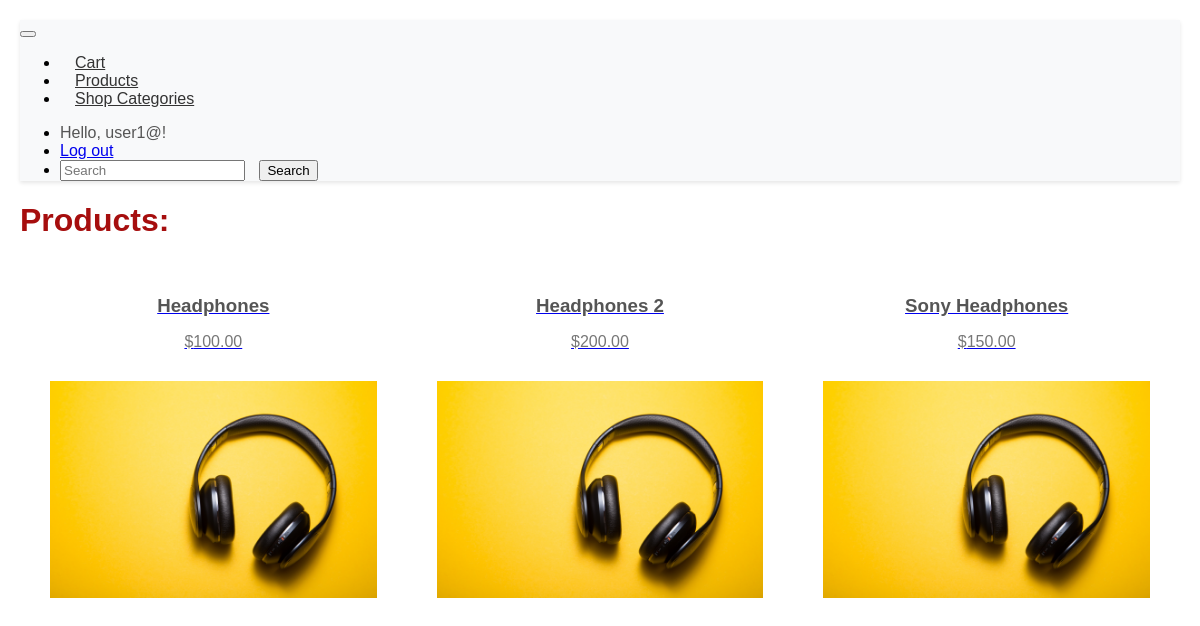
/shop/products/ (signed in), run on the app's committed database.
### shop/models.py (models this page shows, shortened)
class Product(models.Model):
    name = models.SlugField(max_length=255, unique=True)
    description = models.TextField()
    price = models.DecimalField(max_digits=10, decimal_places=2)
    category = models.ForeignKey(Category, on_delete=models.CASCADE)
    image = models.ImageField(upload_to='images', null=True)

### shop/views.py (the view)
# urls.py: path('products/', views.products, name="products"),
def products(request):
    qs = Product.objects.all()
    context = {
        'objects' : qs
    }
    return render(request, "shop/products.html", context)

### shop/templates/shop/products.html (shortened to what this page needs)
{% load static %}
<!DOCTYPE html>
<html lang="en">
<head>
    <link rel="stylesheet" type="text/css" href="{% static 'css/style.css' %}">
</head>
<body>
    {% include 'shop/navBar.html' %}
    <h1>Products:</h1>
    <div class="product-container">
        <div class="product-grid">
            {% for object in objects %}
            <div class="product-item">
                <a href="{% url 'shop:productDetails' name=object.name %}" target="_blank">
                    <h3>{{object.name}}</h3>
                    <p>${{object.price}}</p>
                    <div class="product-item img">
                        <img alt="" src="{{ object.image.url }}">
                    </div>
                </a>
            </div>
            {% empty %}
            <p>No objects found</p>
            {% endfor %}
        </div>
    </div>
</body>
</html>

### shop/templates/shop/navBar.html (shortened to what this page needs)
{% load static %}
<link rel="stylesheet" type="text/css" href="{% static 'css/style.css' %}">
<nav class="navbar navbar-expand-lg navbar-light bg-light">
    <div class="container">
      <button class="navbar-toggler" type="button" data-toggle="collapse" data-target="#navbarNav"
        aria-controls="navbarNav" aria-expanded="false" aria-label="Toggle navigation">
      </button>
      <div class="collapse navbar-collapse" id="navbarNav">
        <ul class="navbar-nav mr-auto">
          <li class="nav-item">
            <a class="nav-link" href="{% url 'shop:cart' %}">Cart</a>
          </li>
          <li class="nav-item">
            <a class="nav-link" href="{% url 'shop:products' %}">Products</a>
          </li>
          <li class="nav-item dropdown">
            <a class="nav-link dropdown-toggle" href="#" id="navbarDropdown" role="button"
              data-toggle="dropdown" aria-haspopup="true" aria-expanded="false">
              Shop Categories
            </a>
          </li>
        </ul>
        <ul class="navbar-nav">
          {% if user.is_authenticated %}
            <li class="nav-item">
              <span class="navbar-text">Hello, {{ user.username }}!</span>
            </li>
            <li class="nav-item">
              <a href="{% url 'home' %}?next=/">Log out</a>
            </li>
          {% endif %}
          <li class="nav-item">
            <form class="form-inline my-2 my-lg-0">
              <input class="form-control mr-sm-2" type="search" placeholder="Search" aria-label="Search">
              <button class="btn btn-outline-success my-2 my-sm-0" type="submit">Search</button>
            </form>
          </li>
        </ul>
      </div>
    </div>
  </nav>

### static/css/style.css (style rules this page uses)
body { font-family: 'Arial', sans-serif; margin: 20px; }
h1 { color: #a60e0e; }
.product-container { display: flex; justify-content: center; align-items: center; }
.product-grid { display: grid; grid-template-columns: repeat(auto-fill, minmax(250px, 1fr)); }
.product-item { padding: 15px; text-align: center; grid-template-columns: auto auto auto auto auto auto; transition: transform 0.3s ease-in-out; box-sizing: border-box; }
.product-item h3 { color: #555; margin-bottom: 10px; }
.product-item p { color: #777; margin-bottom: 15px; }
.product-item img { max-width: 100%; height: auto; }
@media (min-width: 768px) { .product-grid { grid-template-columns: repeat(3, 1fr); } }
.navbar { background-color: #f8f9fa; box-shadow: 0 2px 4px rgba(0, 0, 0, 0.1); }
.navbar-nav { margin-left: auto; }
.navbar-nav .nav-link { color: #333; padding: 8px 15px; }
.navbar-text { margin-right: 15px; color: #555; }
.form-inline input, .form-inline button { margin-right: 10px; }

### data on the page
Product: name "Headphones", price "100.00", image (picture)
Product: name "Headphones 2", price "200.00", image (picture)
Product: name "Sony Headphones", price "150.00", image (picture)

### other printed values
{{ user.username }} "user1@"
